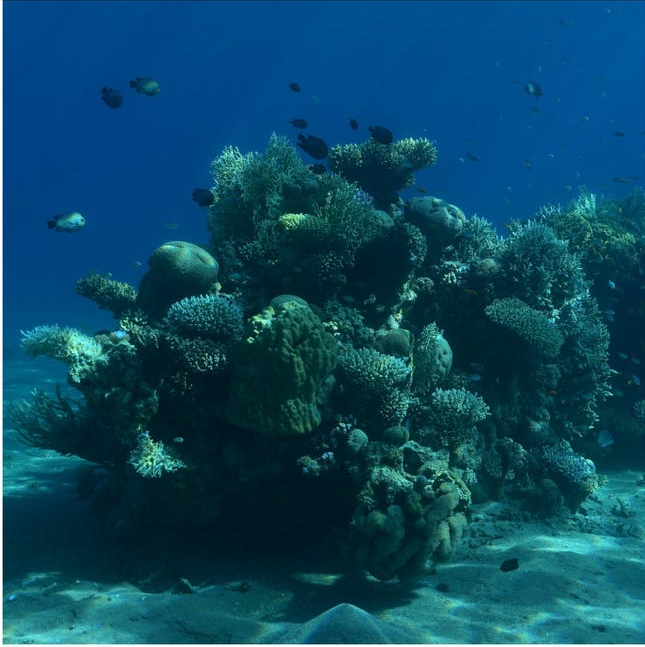
%> input picture Underwater-image-enhancement-master/images/6.png, 645 x 647 px
$ octave code.m   (GNU Octave 9; MATLAB toolbox functions it lacks are replaced by stand-ins)
%> lines starting %> are read from the running program, lines starting %| are printed output that depends on the picture
%%%%%%%%%%%%%%%%%%%%%%%%%%%%%%%%%%%%%%%%DIP-Assignment%%%%%%%%%%%%%%%%%%%%%%%%%%%%%%%%%%%%%%%%%%

close all;
clear all;
clc;

%% Image input
% We take a RGB image as input and convert it to grayscale and store it in
% another variable, so we can get the mean luminance.

rgbImage=imread('6.png');
%> rgbImage is the input picture: size 647x645x3 uint8; mean R, G, B 11.3, 72.8, 98.4
rgbImage=im2double(rgbImage);
%> rgbImage: size 647x645x3 double
grayImage = rgb2gray(rgbImage);
%% White Balancing
% Extract the individual red, green, and blue color channels.
redChannel = rgbImage(:, :, 1);
greenChannel = rgbImage(:, :, 2);
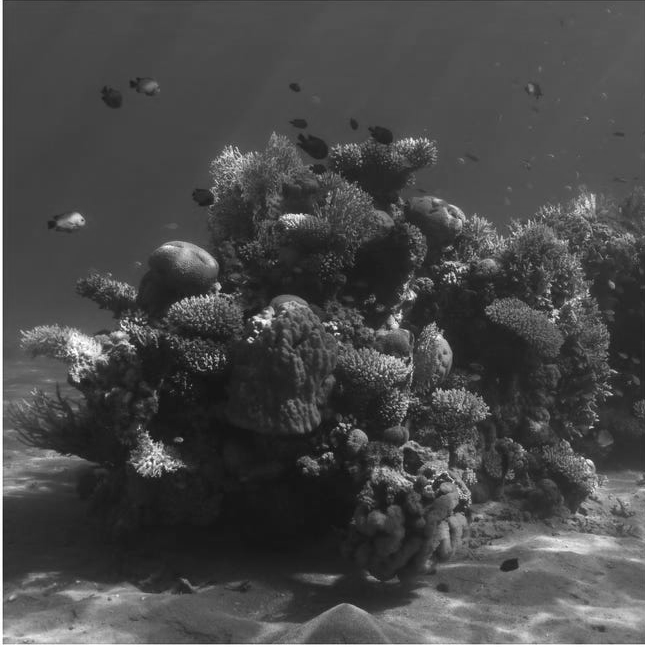
%> greenChannel: size 647x645 double; min 0.0471, max 1, mean 0.285
blueChannel = rgbImage(:, :, 3);
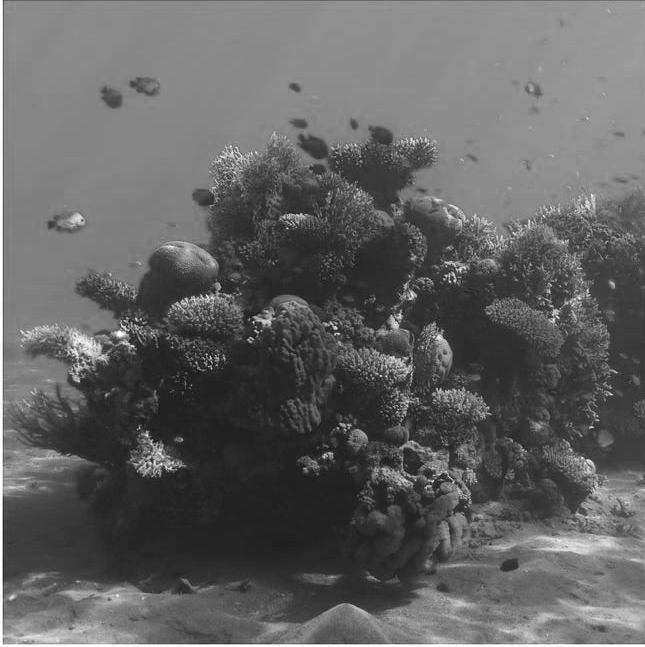
%> blueChannel: size 647x645 double; min 0.0588, max 1, mean 0.386

meanR = mean2(redChannel);
%> meanR = 0.0442
meanG = mean2(greenChannel);
%> meanG = 0.285
meanB = mean2(blueChannel);
%> meanB = 0.386
meanGray = mean2(grayImage);
%> meanGray = 0.225

% Make all channels have the same mean
redChannel = (double(redChannel) * meanGray / meanR);
greenChannel = (double(greenChannel) * meanGray / meanG);
blueChannel = (double(blueChannel) * meanGray / meanB);
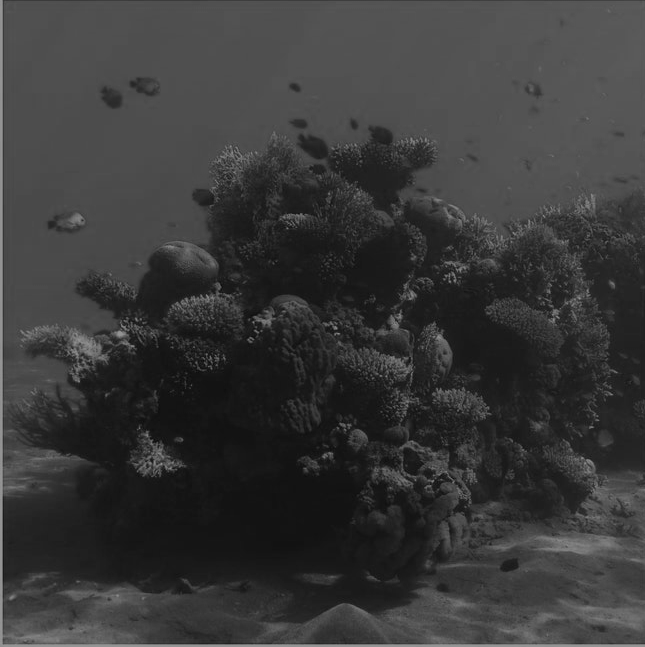
%> blueChannel: size 647x645 double; min 0.0342, max 0.582, mean 0.225

%redChannel and blueChannel Correction
redChannel=redChannel-0.3*(meanG-meanR).*greenChannel.*(1-redChannel);
blueChannel=blueChannel+0.3*(meanG-meanB).*greenChannel.*(1-blueChannel);


% Recombine separate color channels into a single, true color RGB image.
rgbImage_white_balance = cat(3, redChannel, greenChannel, blueChannel);
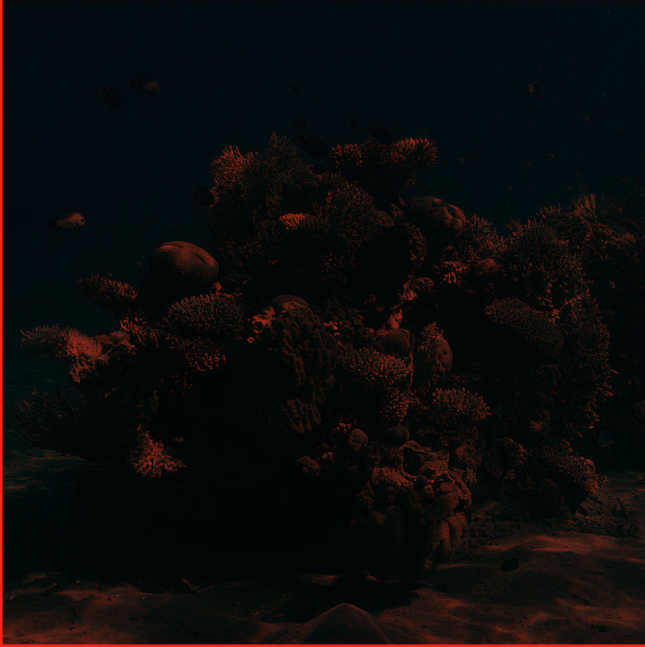
%> rgbImage_white_balance: size 647x645x3 double; mean R, G, B 0.216, 0.225, 0.22; drawn with min black and max white

figure('Name','Color Enhancement');
subplot(221);
imshow(redChannel);
title('Suppressed Red Channel');

subplot(222);
imshow(blueChannel);
title('Enhanced Blue Channel');

subplot(223);
imshow(greenChannel);
title('Green Channel');

subplot(224);
imshow(rgbImage_white_balance);
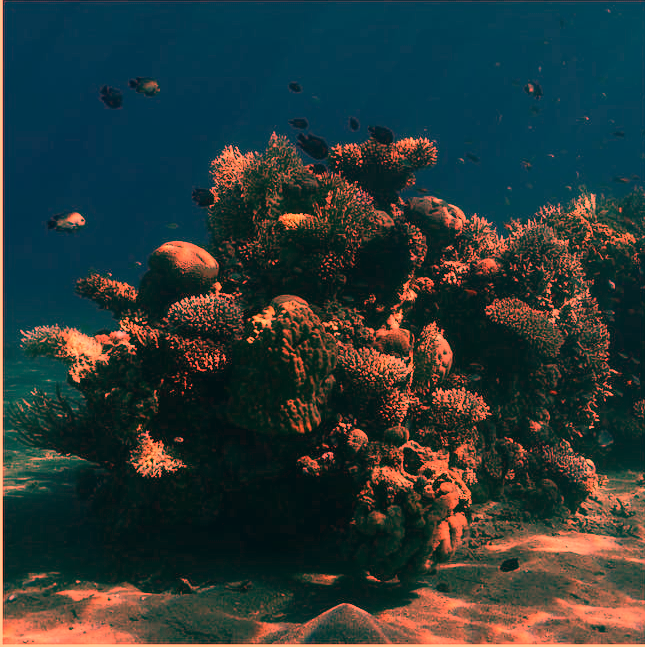
%> displayed picture: size 647x645x3, on the screen's scale of 0 to 255; mean R, G, B 42.7, 57.3, 56
title('After White balance');

%% Gamma Correction and sharpening
I = imadjust(rgbImage_white_balance,[],[],0.5);
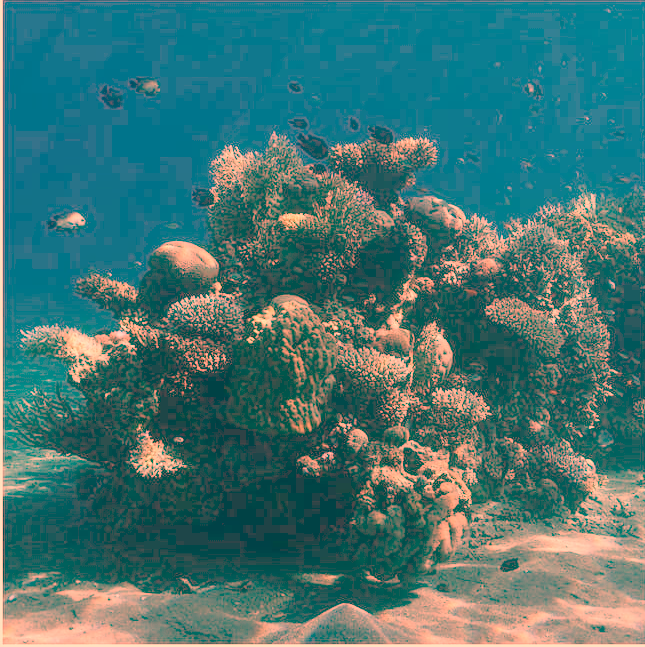
%> I: size 647x645x3 double; mean R, G, B 0.265, 0.461, 0.456

J=(rgbImage_white_balance+(rgbImage_white_balance-imgaussfilt(rgbImage_white_balance)));
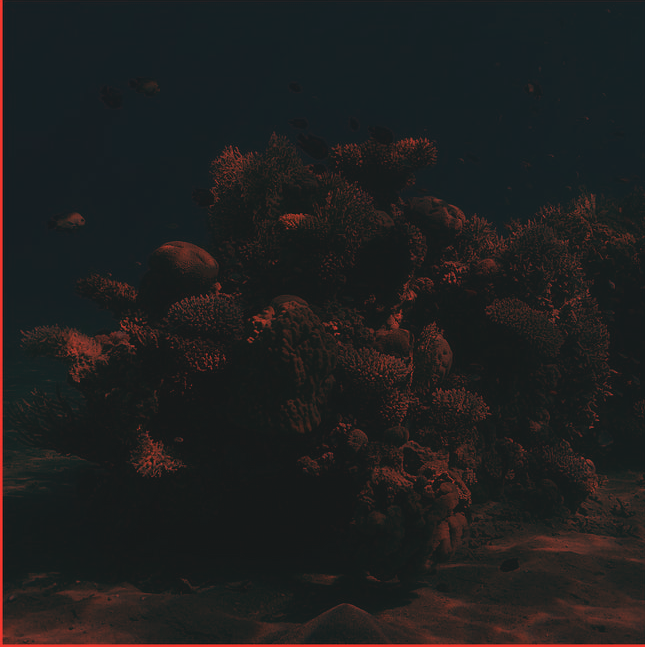
%> J: size 647x645x3 double; mean R, G, B 0.216, 0.225, 0.22; mean of the top-left, top-right, bottom-left and bottom-right quarters 0.204, 0.203, 0.204, 0.269; drawn with min black and max white

figure('Name','Step I-III');
subplot(221);
imshow(rgbImage);
title('Original Image');

subplot(222);
imshow(rgbImage_white_balance);
title('I. White Balance');

subplot(223);
imshow(I);
title('II. Gamma Corrected');
subplot(224);
imshow(J);
title('III. Sharpened');
%% Image Fusion using wavelet transform

%> (the run ends here)

$ run again, with Underwater-image-enhancement-master/images/Abhishek.jpeg saved as Underwater-image-enhancement-master/images/6.png
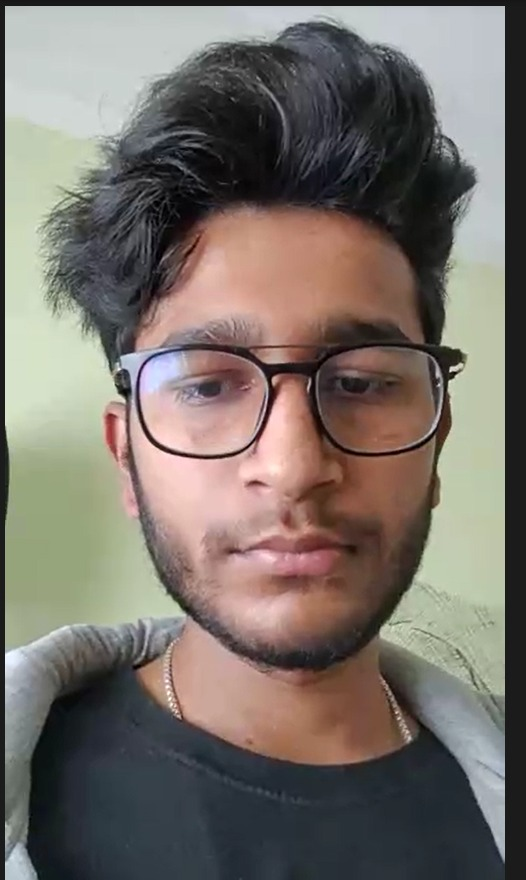
%> input picture Underwater-image-enhancement-master/images/Abhishek.jpeg, 526 x 880 px
%> rgbImage is the input picture: size 880x526x3 uint8; mean R, G, B 120.1, 112.6, 105.9
%> rgbImage: size 880x526x3 double
%> `blueChannel = rgbImage(:, :, 3);`:
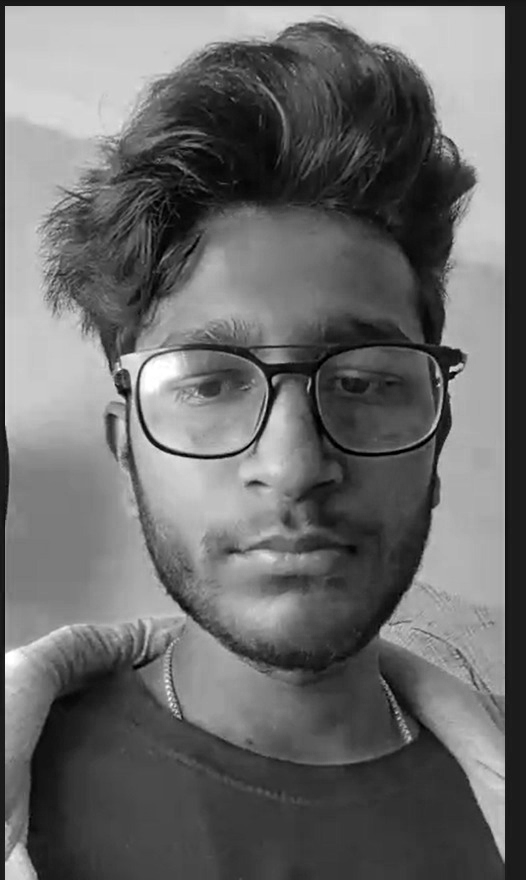
%> blueChannel: size 880x526 double; min 0, max 1, mean 0.415
%> meanR = 0.471
%> meanG = 0.442
%> meanB = 0.415
%> meanGray = 0.447
%> `I = imadjust(rgbImage_white_balance,[],[],0.5);`:
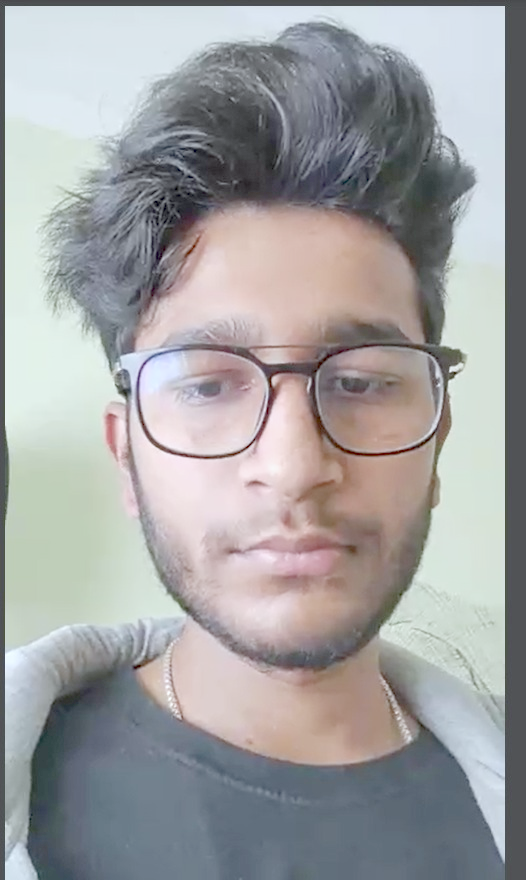
%> I: size 880x526x3 double; mean R, G, B 0.633, 0.633, 0.636
